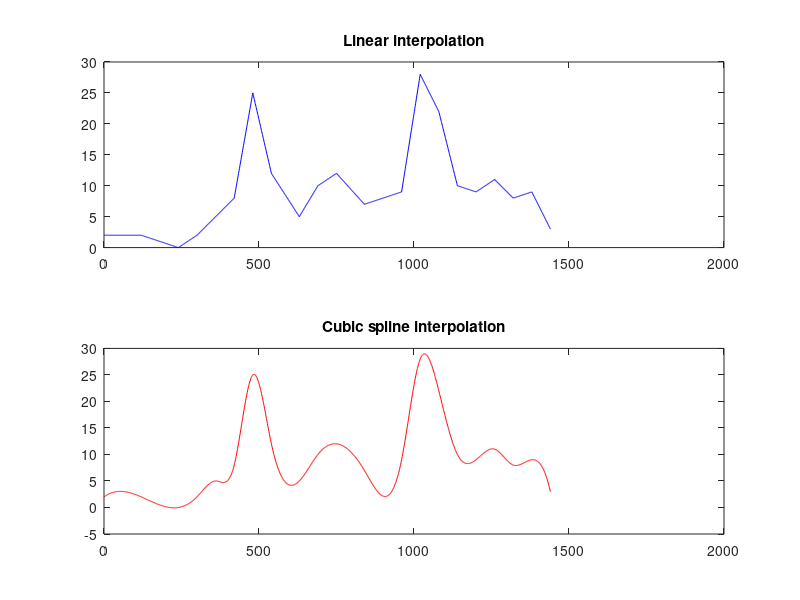

Write the MATLAB code that produced this figure.
% Exp3.12, Page 66. Li Zhen, March 26th, 2014.

% Original data set
X = [0 2 4 5 6 7 8 9 10.5 11.5 12.5 14 16 17 18 19 20 21 22 23 24];
X = X .* 60;    % convert (hour) into (minute)
Y = [2 2 0 2 5 8 25 12 5 10 12 7 9 28 22 10 9 11 8 9 3];

% Interpolate points
xi = 0:(24 * 60);

% Linear interpolation
y_L = interp1(X, Y, xi);

% Cubic spline interpolation
y_S = spline(X, Y, xi);

% Plot the graph of two interpolation methods
subplot(2, 1, 1);
plot(xi, y_L, 'b');
title('Linear interpolation');

subplot(2, 1, 2);
plot(xi, y_S, 'r');
title('Cubic spline interpolation');

% Trapezoidal integration of two interpolation methods
T_L = trapz(xi, y_L);
T_S = trapz(xi, y_S);

% Output the results
fprintf('\nInterpolation results:\nxi   y_L   y_S\n');
[xi' y_L' y_S']

fprintf('Estimated traffic flow on the bridge in one day:\n');
fprintf('    Linear:%f,    Spline:%f\n', T_L, T_S);